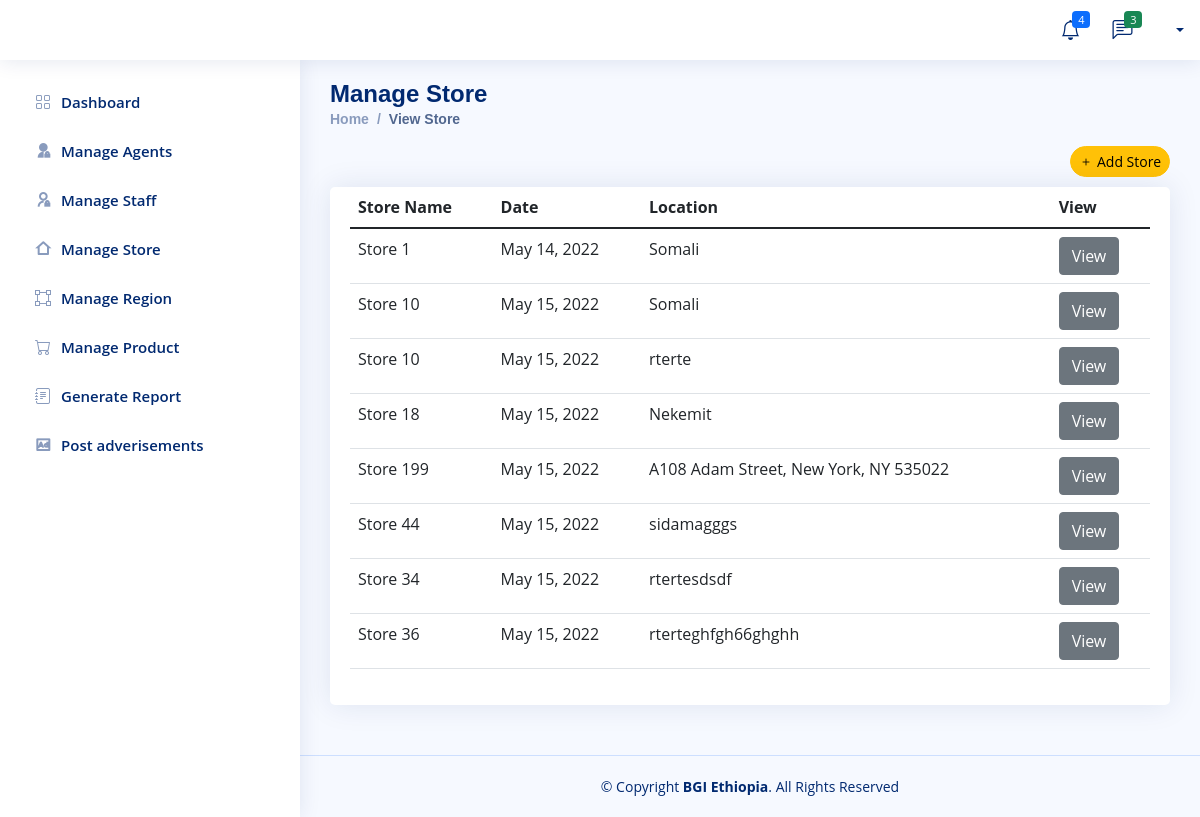
The page /BGI/view_store/ on the database as committed earlier.
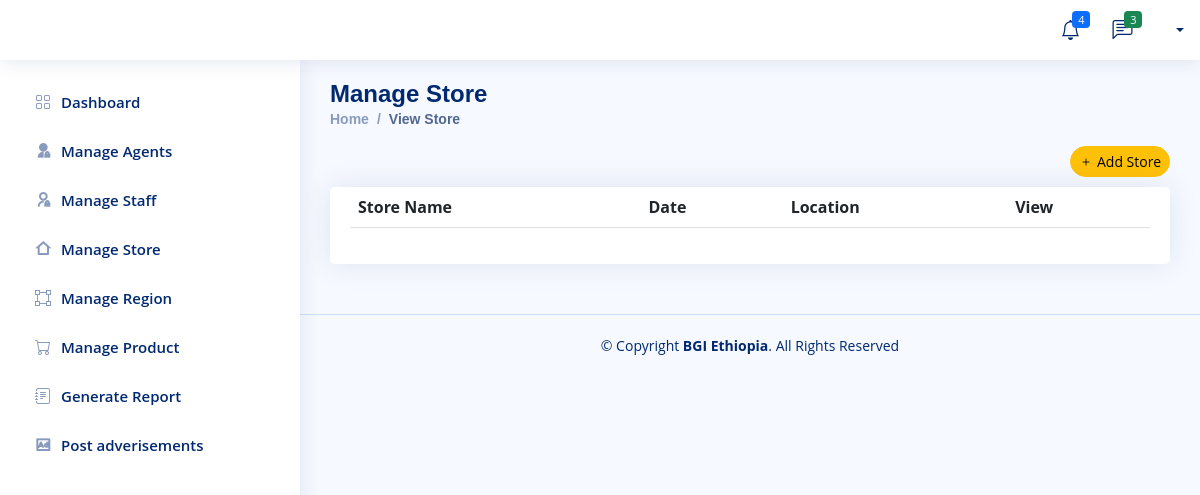
The same page on the database as committed later.
### Company/models.py (models this page shows, shortened)
class Company_Store(models.Model):
    Store_Name = models.CharField(max_length=200, null=True, unique=True)
    Address = models.CharField(max_length=200, null=True)
    date_created = models.DateField(auto_now_add=True, null=True)

### Company/views.py (the view)
# urls.py: path('view_store/',views.view_store,name='view-store'),
def view_store(request):
    all_store = Company_Store.objects.all()
    manager=Company_Store_Manager.objects.all()
    context = {
        'all_store' : all_store,
        'manager' :manager
    }
    return render(request,'Company/store/store-view.html',context)

### Templates/Company/store/store-view.html (shortened to what this page needs)
{% extends 'Company/company-base.html'%}
{% block content%}
  <main id="main" class="main">
    <div class="pagetitle">
      <h1>Manage Store</h1>
      <nav>
        <ol class="breadcrumb">
          <li class="breadcrumb-item"><a href="admin.html">Home</a></li>
          <li class="breadcrumb-item active">View Store</li>
        </ol>
        <div class="text-end">
            <a href="{% url 'add-store-company' %}" class="item-end">
                <button type="button" class="btn btn-sm rounded-pill btn-warning"><i class="bi bi-plus me-1"></i>Add Store</button>
              </a>
        </div>
      </nav>
    </div>
    <section class="section">
        <div class="row">
          <div class="col-lg-12">
            <div class="card">
              <div class="card-body">
                <table class="table datatable">
                  <thead>
                    <tr>
                      <th scope="col">Store Name</th>
                      <th scope="col">Date</th>
                      <th scope="col">Location</th>
                      <th scope="col">View</th>
                    </tr>
                  </thead>
                  <tbody>
                 {% for store in all_store %}
                    <tr>
                      <td>{{store.Store_Name}}</td>
                      <td>{{store.date_created}}</td>
                      <td>{{store.Address}}</td>
                      <td>  <a href="{% url 'store_detile' store.id %}" class="btn btn-secondary">View</a></td>
                    </tr>
                {% endfor %}
                  </tbody>
                </table>
              </div>
            </div>
          </div>
        </div>
      </section>
  </main>
{% endblock %}

Rows that differ between the two databases and show on the page:
removed Company_Store: Store_Name "Store 1", date_created "May 14, 2022", Address "Somali"
removed Company_Store: Store_Name "Store 10", date_created "May 15, 2022", Address "Somali"
removed Company_Store: Store_Name "Store 10", date_created "May 15, 2022", Address "rterte"
removed Company_Store: Store_Name "Store 18", date_created "May 15, 2022", Address "Nekemit"
removed Company_Store: Store_Name "Store 199", date_created "May 15, 2022", Address "A108 Adam Street, New York, NY 535022"
removed Company_Store: Store_Name "Store 44", date_created "May 15, 2022", Address "sidamagggs"
removed Company_Store: Store_Name "Store 34", date_created "May 15, 2022", Address "rtertesdsdf"
removed Company_Store: Store_Name "Store 36", date_created "May 15, 2022", Address "rterteghfgh66ghghh"
